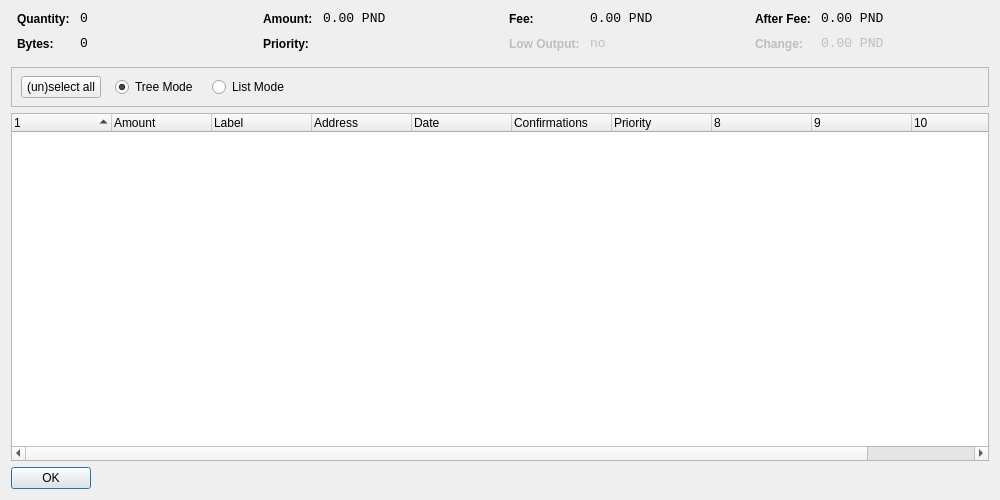
<?xml version="1.0" encoding="UTF-8"?>
<ui version="4.0">
 <class>CoinControlDialog</class>
 <widget class="QDialog" name="CoinControlDialog">
  <property name="geometry">
   <rect>
    <x>0</x>
    <y>0</y>
    <width>1000</width>
    <height>500</height>
   </rect>
  </property>
  <property name="windowTitle">
   <string>Coin Control</string>
  </property>
  <layout class="QVBoxLayout" name="verticalLayout">
   <item>
    <layout class="QHBoxLayout" name="horizontalLayoutTop" stretch="0,0,0,0">
     <property name="topMargin">
      <number>0</number>
     </property>
     <property name="bottomMargin">
      <number>10</number>
     </property>
     <item>
      <layout class="QFormLayout" name="formLayoutCoinControl1">
       <property name="horizontalSpacing">
        <number>10</number>
       </property>
       <property name="verticalSpacing">
        <number>10</number>
       </property>
       <property name="leftMargin">
        <number>6</number>
       </property>
       <property name="rightMargin">
        <number>6</number>
       </property>
       <item row="0" column="0">
        <widget class="QLabel" name="labelCoinControlQuantityText">
         <property name="styleSheet">
          <string notr="true">font-weight:bold;</string>
         </property>
         <property name="text">
          <string>Quantity:</string>
         </property>
        </widget>
       </item>
       <item row="0" column="1">
        <widget class="QLabel" name="labelCoinControlQuantity">
         <property name="font">
          <font>
           <family>Monospace</family>
           <pointsize>10</pointsize>
          </font>
         </property>
         <property name="cursor">
          <cursorShape>IBeamCursor</cursorShape>
         </property>
         <property name="contextMenuPolicy">
          <enum>Qt::ActionsContextMenu</enum>
         </property>
         <property name="text">
          <string notr="true">0</string>
         </property>
         <property name="textInteractionFlags">
          <set>Qt::LinksAccessibleByMouse|Qt::TextSelectableByKeyboard|Qt::TextSelectableByMouse</set>
         </property>
        </widget>
       </item>
       <item row="1" column="0">
        <widget class="QLabel" name="labelCoinControlBytesText">
         <property name="styleSheet">
          <string notr="true">font-weight:bold;</string>
         </property>
         <property name="text">
          <string>Bytes:</string>
         </property>
        </widget>
       </item>
       <item row="1" column="1">
        <widget class="QLabel" name="labelCoinControlBytes">
         <property name="font">
          <font>
           <family>Monospace</family>
           <pointsize>10</pointsize>
          </font>
         </property>
         <property name="cursor">
          <cursorShape>IBeamCursor</cursorShape>
         </property>
         <property name="contextMenuPolicy">
          <enum>Qt::ActionsContextMenu</enum>
         </property>
         <property name="text">
          <string notr="true">0</string>
         </property>
         <property name="textInteractionFlags">
          <set>Qt::LinksAccessibleByMouse|Qt::TextSelectableByKeyboard|Qt::TextSelectableByMouse</set>
         </property>
        </widget>
       </item>
      </layout>
     </item>
     <item>
      <layout class="QFormLayout" name="formLayoutCoinControl2">
       <property name="horizontalSpacing">
        <number>10</number>
       </property>
       <property name="verticalSpacing">
        <number>10</number>
       </property>
       <property name="leftMargin">
        <number>6</number>
       </property>
       <property name="rightMargin">
        <number>6</number>
       </property>
       <item row="0" column="0">
        <widget class="QLabel" name="labelCoinControlAmountText">
         <property name="styleSheet">
          <string notr="true">font-weight:bold;</string>
         </property>
         <property name="text">
          <string>Amount:</string>
         </property>
        </widget>
       </item>
       <item row="0" column="1">
        <widget class="QLabel" name="labelCoinControlAmount">
         <property name="font">
          <font>
           <family>Monospace</family>
           <pointsize>10</pointsize>
          </font>
         </property>
         <property name="cursor">
          <cursorShape>IBeamCursor</cursorShape>
         </property>
         <property name="contextMenuPolicy">
          <enum>Qt::ActionsContextMenu</enum>
         </property>
         <property name="text">
          <string notr="true">0.00 PND</string>
         </property>
         <property name="textInteractionFlags">
          <set>Qt::LinksAccessibleByMouse|Qt::TextSelectableByKeyboard|Qt::TextSelectableByMouse</set>
         </property>
        </widget>
       </item>
       <item row="1" column="0">
        <widget class="QLabel" name="labelCoinControlPriorityText">
         <property name="styleSheet">
          <string notr="true">font-weight:bold;</string>
         </property>
         <property name="text">
          <string>Priority:</string>
         </property>
        </widget>
       </item>
       <item row="1" column="1">
        <widget class="QLabel" name="labelCoinControlPriority">
         <property name="font">
          <font>
           <family>Monospace</family>
           <pointsize>10</pointsize>
          </font>
         </property>
         <property name="cursor">
          <cursorShape>IBeamCursor</cursorShape>
         </property>
         <property name="contextMenuPolicy">
          <enum>Qt::ActionsContextMenu</enum>
         </property>
         <property name="text">
          <string/>
         </property>
         <property name="textInteractionFlags">
          <set>Qt::LinksAccessibleByMouse|Qt::TextSelectableByKeyboard|Qt::TextSelectableByMouse</set>
         </property>
        </widget>
       </item>
      </layout>
     </item>
     <item>
      <layout class="QFormLayout" name="formLayoutCoinControl3">
       <property name="horizontalSpacing">
        <number>10</number>
       </property>
       <property name="verticalSpacing">
        <number>10</number>
       </property>
       <property name="leftMargin">
        <number>6</number>
       </property>
       <property name="rightMargin">
        <number>6</number>
       </property>
       <item row="0" column="0">
        <widget class="QLabel" name="labelCoinControlFeeText">
         <property name="styleSheet">
          <string notr="true">font-weight:bold;</string>
         </property>
         <property name="text">
          <string>Fee:</string>
         </property>
        </widget>
       </item>
       <item row="0" column="1">
        <widget class="QLabel" name="labelCoinControlFee">
         <property name="font">
          <font>
           <family>Monospace</family>
           <pointsize>10</pointsize>
          </font>
         </property>
         <property name="cursor">
          <cursorShape>IBeamCursor</cursorShape>
         </property>
         <property name="contextMenuPolicy">
          <enum>Qt::ActionsContextMenu</enum>
         </property>
         <property name="text">
          <string notr="true">0.00 PND</string>
         </property>
         <property name="textInteractionFlags">
          <set>Qt::LinksAccessibleByMouse|Qt::TextSelectableByKeyboard|Qt::TextSelectableByMouse</set>
         </property>
        </widget>
       </item>
       <item row="1" column="0">
        <widget class="QLabel" name="labelCoinControlLowOutputText">
         <property name="enabled">
          <bool>false</bool>
         </property>
         <property name="styleSheet">
          <string notr="true">font-weight:bold;</string>
         </property>
         <property name="text">
          <string>Low Output:</string>
         </property>
        </widget>
       </item>
       <item row="1" column="1">
        <widget class="QLabel" name="labelCoinControlLowOutput">
         <property name="enabled">
          <bool>false</bool>
         </property>
         <property name="font">
          <font>
           <family>Monospace</family>
           <pointsize>10</pointsize>
          </font>
         </property>
         <property name="cursor">
          <cursorShape>IBeamCursor</cursorShape>
         </property>
         <property name="contextMenuPolicy">
          <enum>Qt::ActionsContextMenu</enum>
         </property>
         <property name="text">
          <string notr="true">no</string>
         </property>
         <property name="textInteractionFlags">
          <set>Qt::LinksAccessibleByMouse|Qt::TextSelectableByKeyboard|Qt::TextSelectableByMouse</set>
         </property>
        </widget>
       </item>
      </layout>
     </item>
     <item>
      <layout class="QFormLayout" name="formLayoutCoinControl4">
       <property name="horizontalSpacing">
        <number>10</number>
       </property>
       <property name="verticalSpacing">
        <number>10</number>
       </property>
       <property name="leftMargin">
        <number>6</number>
       </property>
       <property name="rightMargin">
        <number>6</number>
       </property>
       <item row="0" column="0">
        <widget class="QLabel" name="labelCoinControlAfterFeeText">
         <property name="styleSheet">
          <string notr="true">font-weight:bold;</string>
         </property>
         <property name="text">
          <string>After Fee:</string>
         </property>
        </widget>
       </item>
       <item row="0" column="1">
        <widget class="QLabel" name="labelCoinControlAfterFee">
         <property name="font">
          <font>
           <family>Monospace</family>
           <pointsize>10</pointsize>
          </font>
         </property>
         <property name="cursor">
          <cursorShape>IBeamCursor</cursorShape>
         </property>
         <property name="contextMenuPolicy">
          <enum>Qt::ActionsContextMenu</enum>
         </property>
         <property name="text">
          <string notr="true">0.00 PND</string>
         </property>
         <property name="textInteractionFlags">
          <set>Qt::LinksAccessibleByMouse|Qt::TextSelectableByKeyboard|Qt::TextSelectableByMouse</set>
         </property>
        </widget>
       </item>
       <item row="1" column="0">
        <widget class="QLabel" name="labelCoinControlChangeText">
         <property name="enabled">
          <bool>false</bool>
         </property>
         <property name="styleSheet">
          <string notr="true">font-weight:bold;</string>
         </property>
         <property name="text">
          <string>Change:</string>
         </property>
        </widget>
       </item>
       <item row="1" column="1">
        <widget class="QLabel" name="labelCoinControlChange">
         <property name="enabled">
          <bool>false</bool>
         </property>
         <property name="font">
          <font>
           <family>Monospace</family>
           <pointsize>10</pointsize>
          </font>
         </property>
         <property name="cursor">
          <cursorShape>IBeamCursor</cursorShape>
         </property>
         <property name="contextMenuPolicy">
          <enum>Qt::ActionsContextMenu</enum>
         </property>
         <property name="text">
          <string notr="true">0.00 PND</string>
         </property>
         <property name="textInteractionFlags">
          <set>Qt::LinksAccessibleByMouse|Qt::TextSelectableByKeyboard|Qt::TextSelectableByMouse</set>
         </property>
        </widget>
       </item>
      </layout>
     </item>
    </layout>
   </item>
   <item>
    <widget class="QFrame" name="frame">
     <property name="minimumSize">
      <size>
       <width>0</width>
       <height>40</height>
      </size>
     </property>
     <property name="frameShape">
      <enum>QFrame::StyledPanel</enum>
     </property>
     <property name="frameShadow">
      <enum>QFrame::Sunken</enum>
     </property>
     <widget class="QWidget" name="horizontalLayoutWidget">
      <property name="geometry">
       <rect>
        <x>10</x>
        <y>0</y>
        <width>781</width>
        <height>41</height>
       </rect>
      </property>
      <layout class="QHBoxLayout" name="horizontalLayoutPanel" stretch="0,0,0,0">
       <property name="spacing">
        <number>14</number>
       </property>
       <item>
        <widget class="QPushButton" name="pushButtonSelectAll">
         <property name="sizePolicy">
          <sizepolicy hsizetype="Maximum" vsizetype="Fixed">
           <horstretch>0</horstretch>
           <verstretch>0</verstretch>
          </sizepolicy>
         </property>
         <property name="text">
          <string>(un)select all</string>
         </property>
        </widget>
       </item>
       <item>
        <widget class="QRadioButton" name="radioTreeMode">
         <property name="sizePolicy">
          <sizepolicy hsizetype="Maximum" vsizetype="Fixed">
           <horstretch>0</horstretch>
           <verstretch>0</verstretch>
          </sizepolicy>
         </property>
         <property name="text">
          <string>Tree Mode</string>
         </property>
         <property name="checked">
          <bool>true</bool>
         </property>
        </widget>
       </item>
       <item>
        <widget class="QRadioButton" name="radioListMode">
         <property name="sizePolicy">
          <sizepolicy hsizetype="Maximum" vsizetype="Fixed">
           <horstretch>0</horstretch>
           <verstretch>0</verstretch>
          </sizepolicy>
         </property>
         <property name="text">
          <string>List Mode</string>
         </property>
        </widget>
       </item>
       <item>
        <spacer name="horizontalSpacer">
         <property name="orientation">
          <enum>Qt::Horizontal</enum>
         </property>
         <property name="sizeHint" stdset="0">
          <size>
           <width>40</width>
           <height>20</height>
          </size>
         </property>
        </spacer>
       </item>
      </layout>
     </widget>
    </widget>
   </item>
   <item>
    <widget class="CoinControlTreeWidget" name="treeWidget">
     <property name="contextMenuPolicy">
      <enum>Qt::CustomContextMenu</enum>
     </property>
     <property name="sortingEnabled">
      <bool>false</bool>
     </property>
     <property name="columnCount">
      <number>11</number>
     </property>
     <attribute name="headerShowSortIndicator" stdset="0">
      <bool>true</bool>
     </attribute>
     <attribute name="headerStretchLastSection">
      <bool>false</bool>
     </attribute>
     <column>
      <property name="text">
       <string/>
      </property>
     </column>
     <column>
      <property name="text">
       <string>Amount</string>
      </property>
     </column>
     <column>
      <property name="text">
       <string>Label</string>
      </property>
     </column>
     <column>
      <property name="text">
       <string>Address</string>
      </property>
     </column>
     <column>
      <property name="text">
       <string>Date</string>
      </property>
     </column>
     <column>
      <property name="text">
       <string>Confirmations</string>
      </property>
      <property name="toolTip">
       <string>Confirmed</string>
      </property>
     </column>
     <column>
      <property name="text">
       <string>Priority</string>
      </property>
     </column>
     <column>
      <property name="text">
       <string/>
      </property>
     </column>
     <column>
      <property name="text">
       <string/>
      </property>
     </column>
     <column>
      <property name="text">
       <string/>
      </property>
     </column>
     <column>
      <property name="text">
       <string/>
      </property>
     </column>
    </widget>
   </item>
   <item>
    <widget class="QDialogButtonBox" name="buttonBox">
     <property name="sizePolicy">
      <sizepolicy hsizetype="Maximum" vsizetype="Fixed">
       <horstretch>0</horstretch>
       <verstretch>0</verstretch>
      </sizepolicy>
     </property>
     <property name="orientation">
      <enum>Qt::Horizontal</enum>
     </property>
     <property name="standardButtons">
      <set>QDialogButtonBox::Ok</set>
     </property>
    </widget>
   </item>
  </layout>
 </widget>
 <customwidgets>
  <customwidget>
   <class>CoinControlTreeWidget</class>
   <extends>QTreeWidget</extends>
   <header>coincontroltreewidget.h</header>
  </customwidget>
 </customwidgets>
 <resources/>
 <connections/>
</ui>
